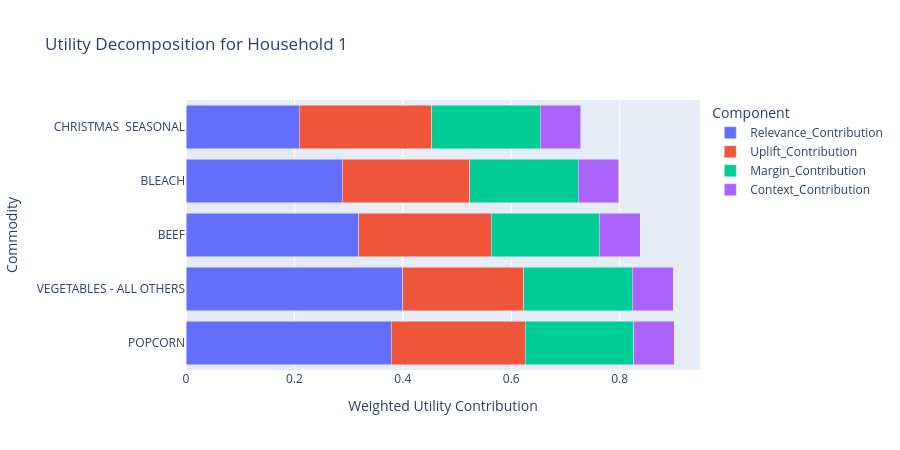

Write notebook code for a chart like this one.
### Code cell
decomp_long = example_top5.melt(
    id_vars=['COMMODITY_DESC', 'Utility'],
    value_vars=[
        'Relevance_Contribution',
        'Uplift_Contribution',
        'Margin_Contribution',
        'Context_Contribution',
    ],
    var_name='Component',
    value_name='Contribution',
)

fig_decomp = px.bar(
    decomp_long,
    x='Contribution',
    y='COMMODITY_DESC',
    color='Component',
    orientation='h',
    barmode='stack',
    title=f'Utility Decomposition for Household {example_household}',
    category_orders={'COMMODITY_DESC': example_top5.sort_values('Utility')['COMMODITY_DESC'].tolist()},
)
fig_decomp.update_layout(height=450, xaxis_title='Weighted Utility Contribution', yaxis_title='Commodity')
fig_decomp.show()

### Figure 1 — Plotly figure (JSON) as saved in the notebook; plotly's stock layout.template omitted (floating-point values rounded to 4 significant figures)
{"data": [{"hovertemplate": "Component=Relevance_Contribution<br>Contribution=%{x}<br>COMMODITY_DESC=%{y}<extra></extra>", "legendgroup": "Relevance_Contribution", "marker": {"color": "#636efa", "pattern": {"shape": ""}}, "name": "Relevance_Contribution", "orientation": "h", "showlegend": true, "textposition": "auto", "type": "bar", "x": [0.3788, 0.4, 0.3186, 0.2885, 0.2094], "xaxis": "x", "y": ["POPCORN", "VEGETABLES - ALL OTHERS", "BEEF", "BLEACH", "CHRISTMAS  SEASONAL"], "yaxis": "y"}, {"hovertemplate": "Component=Uplift_Contribution<br>Contribution=%{x}<br>COMMODITY_DESC=%{y}<extra></extra>", "legendgroup": "Uplift_Contribution", "marker": {"color": "#EF553B", "pattern": {"shape": ""}}, "name": "Uplift_Contribution", "orientation": "h", "showlegend": true, "textposition": "auto", "type": "bar", "x": [0.2471, 0.2235, 0.2441, 0.2353, 0.2441], "xaxis": "x", "y": ["POPCORN", "VEGETABLES - ALL OTHERS", "BEEF", "BLEACH", "CHRISTMAS  SEASONAL"], "yaxis": "y"}, {"hovertemplate": "Component=Margin_Contribution<br>Contribution=%{x}<br>COMMODITY_DESC=%{y}<extra></extra>", "legendgroup": "Margin_Contribution", "marker": {"color": "#00cc96", "pattern": {"shape": ""}}, "name": "Margin_Contribution", "orientation": "h", "showlegend": true, "textposition": "auto", "type": "bar", "x": [0.2, 0.2, 0.2, 0.2, 0.2], "xaxis": "x", "y": ["POPCORN", "VEGETABLES - ALL OTHERS", "BEEF", "BLEACH", "CHRISTMAS  SEASONAL"], "yaxis": "y"}, {"hovertemplate": "Component=Context_Contribution<br>Contribution=%{x}<br>COMMODITY_DESC=%{y}<extra></extra>", "legendgroup": "Context_Contribution", "marker": {"color": "#ab63fa", "pattern": {"shape": ""}}, "name": "Context_Contribution", "orientation": "h", "showlegend": true, "textposition": "auto", "type": "bar", "x": [0.075, 0.075, 0.075, 0.075, 0.075], "xaxis": "x", "y": ["POPCORN", "VEGETABLES - ALL OTHERS", "BEEF", "BLEACH", "CHRISTMAS  SEASONAL"], "yaxis": "y"}], "layout": {"barmode": "stack", "height": 450, "legend": {"title": {"text": "Component"}, "tracegroupgap": 0}, "title": {"text": "Utility Decomposition for Household 1"}, "xaxis": {"anchor": "y", "domain": [0.0, 1.0], "title": {"text": "Weighted Utility Contribution"}}, "yaxis": {"anchor": "x", "categoryarray": ["POPCORN", "VEGETABLES - ALL OTHERS", "BEEF", "BLEACH", "CHRISTMAS  SEASONAL"], "categoryorder": "array", "domain": [0.0, 1.0], "title": {"text": "Commodity"}}}}
